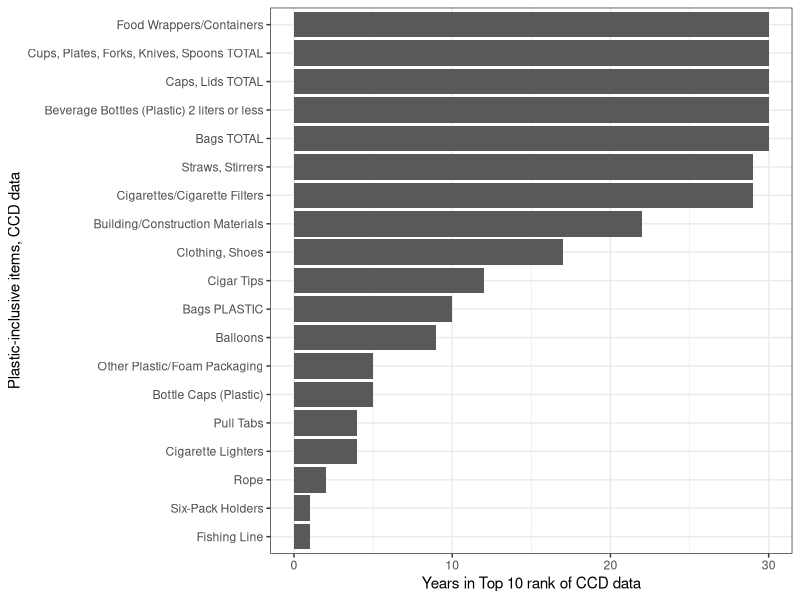
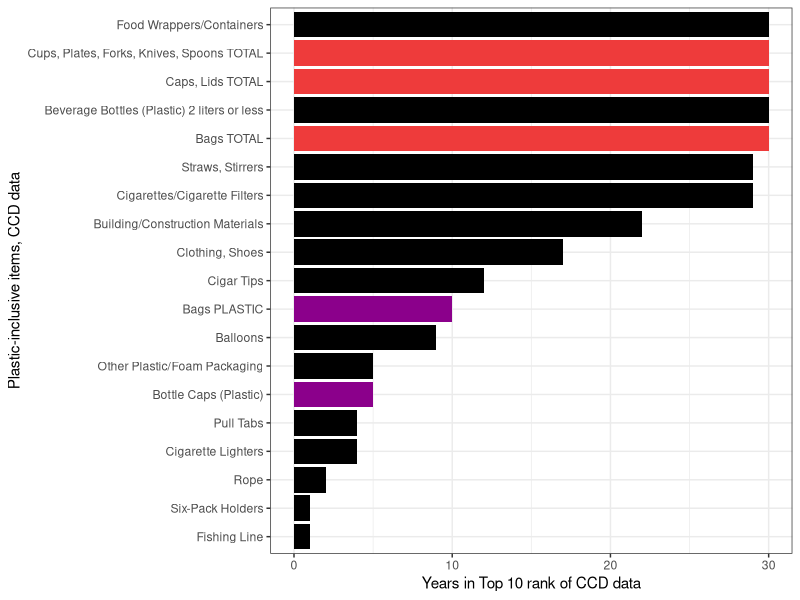
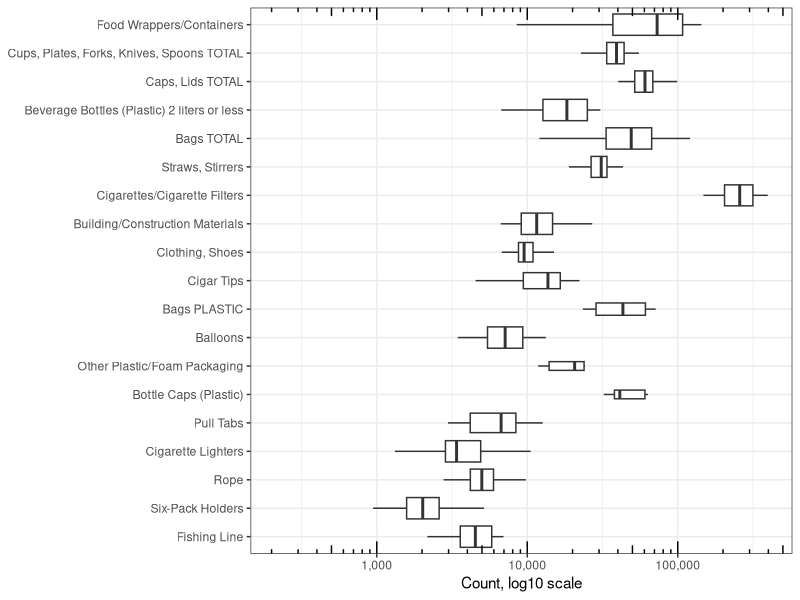
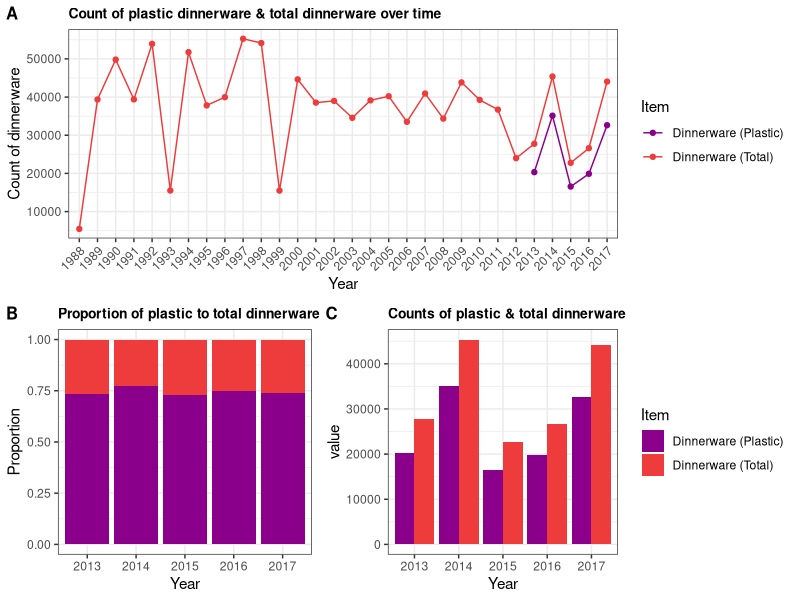
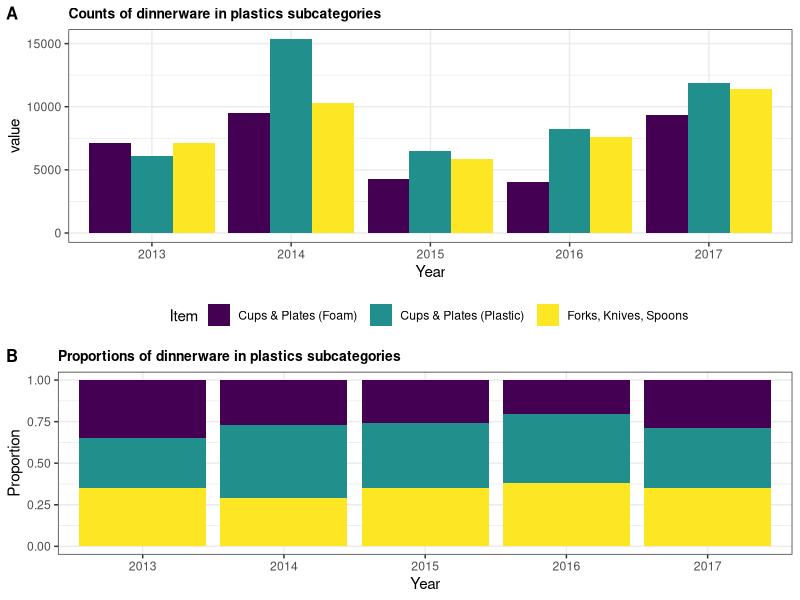
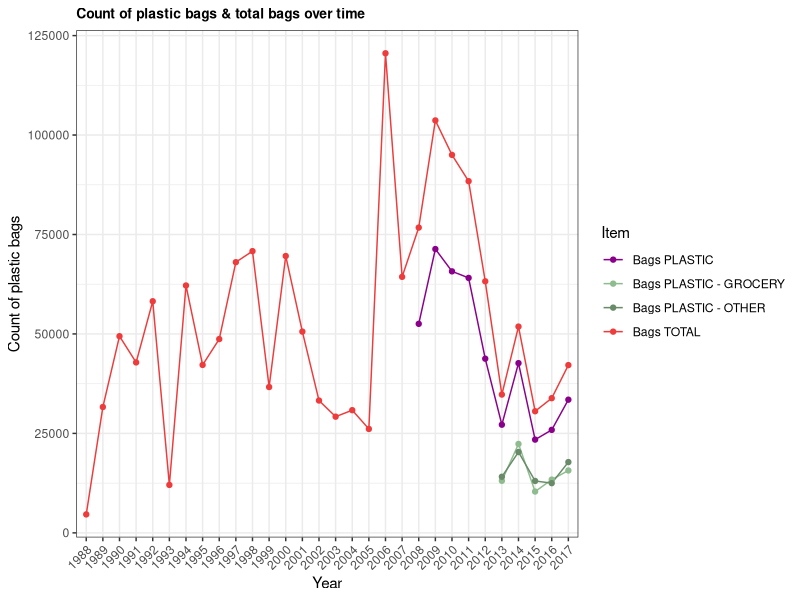
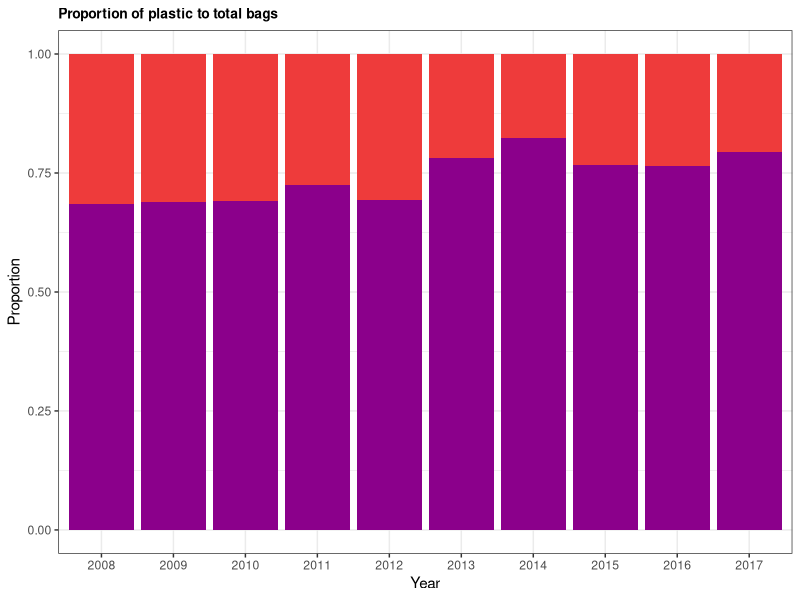
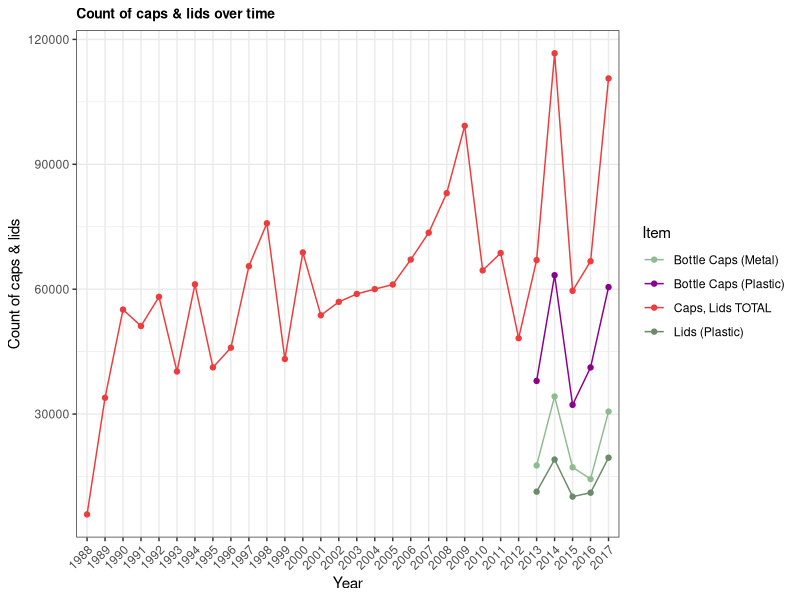

Generate these figures, in order, with R:
## ---- chunk 1
knitr::opts_chunk$set(echo = TRUE)

library(tidyverse)
library(readxl)
library(here)
library(gganimate)
library(cowplot)
## ---- chunk 2
ccd_raw <- read_excel(here("data", "raw", "Coastalcleanupday_data.xlsx"))

ccd_raw <- ccd_raw %>%
  dplyr::select(1:34) %>%
  dplyr::slice(1:61)
colnames(ccd_raw)
## ---- chunk 3
## remove explicitly non-plastic items
rm_nonp <- c("Bags PAPER", "Beverage Bottles (Glass)", "Beverage Cans", "Bottle Caps (Metal)", "Cups & Plates (Paper)", "Foam Pieces (less than 2.5 cm)", "Glass Pieces (less than 2.5 cm)", "Light Bulbs/Tubes", "Plastic Pieces (less than 2.5 cm)")
## ---- chunk 4
## remove items counted twice (e.g., grocery bags and other plastic bags).
## can look at breakdown of plastic items within these larger categories (e.g., plastic bags) later.
## "Cups, Plates, Forks, Knives, Spoons TOTAL" is not just plastic and foam items unlike the plastic bags
## remove "Buoys/Floats" and "Crab/Lobster/Fish Traps" as there is a total row for these that is consistent thruout dataset
rm_extra <- c("Bags PLASTIC - GROCERY", "Bags PLASTIC - OTHER", "Buoys/Floats", "Crab/Lobster/Fish Traps")
## ---- chunk 5
## remove explicitly non-plastic categories & unidentifiable pieces
ccd_use <- ccd_raw %>%
  filter(!Item %in% rm_nonp,
         !Item %in% rm_extra)
## ---- chunk 6
## make tidy
ccd_tidy <- ccd_use %>%
  dplyr::select(-Source, -TOTALS, -"%") %>%
  pivot_longer(!Item, names_to = "Year", values_to = "value")

## rank
ccd_formatted <- ccd_tidy %>%
  group_by(Year) %>%
  # The * 1 makes it possible to have non-integer ranks while sliding
  mutate(rank = rank(-value),
         Value_rel = value/value[rank==1],
         Value_lbl = Item) %>%
  group_by(Item) %>% 
  filter(rank <=10) %>%
  ungroup()
## ---- chunk 7
## make silly color vector for histogram
items <- levels(as.factor(ccd_formatted$Item))
textcolors <- c("darkmagenta", "brown2", "black", "black", "darkmagenta",
                "black", "brown2", "black", "black", "black",
                "black", "brown2", "black", "black", "black",
                "black", "black", "black", "black")
textcolors.df <- data.frame(items, textcolors)
colnames(textcolors.df) <- c("Item", "textcolors")
ccd_formatted <- left_join(ccd_formatted, textcolors.df, by = "Item")


## plot histogram
# png(here("figures", "Fig1.png"), units="in", width=6, height=4, res=300)
ccd_formatted %>%
  group_by(Item) %>%
  summarise(count = n()) %>%
  ggplot(aes(x = reorder(Item,(count)), y = count)) +
  geom_bar(stat = 'identity') +
  ylab("Years in Top 10 rank of CCD data") +
  xlab("Plastic-inclusive items, CCD data") +
  coord_flip() +
  theme_bw() 
# dev.off()

# png(here("figures", "Fig2.png"), units="in", width=6, height=4, res=300)
ccd_formatted %>%
  group_by(Item) %>%
  summarise(count = n()) %>%
  ggplot(aes(x = reorder(Item,(count)), y = count, fill = textcolors)) +
  geom_bar(stat = 'identity') +
  scale_fill_manual(values = c("black", "brown2", "darkmagenta")) +
  ylab("Years in Top 10 rank of CCD data") +
  xlab("Plastic-inclusive items, CCD data") +
  # theme(axis.text.x = element_text(colour = textcolors)) +
  coord_flip() +
  theme_bw() +
  theme(legend.position = "none")
# dev.off()
## ---- chunk 8
### plot boxplots
## match factor order in histograms
Item_f <- factor(ccd_formatted$Item, levels = c("Food Wrappers/Containers", "Cups, Plates, Forks, Knives, Spoons TOTAL", "Caps, Lids TOTAL", "Beverage Bottles (Plastic) 2 liters or less", "Bags TOTAL", "Straws, Stirrers", "Cigarettes/Cigarette Filters", "Building/Construction Materials", "Clothing, Shoes", "Cigar Tips", "Bags PLASTIC", "Balloons", "Other Plastic/Foam Packaging", "Bottle Caps (Plastic)", "Pull Tabs", "Cigarette Lighters", "Rope", "Six-Pack Holders", "Fishing Line")) 

# png(here("figures", "Fig1_boxplot.png"), units="in", width=6, height=4, res=300)
ccd_tidy %>%
  dplyr::filter(Item %in% Item_f) %>%
  dplyr::mutate(Item_f = factor(Item, levels = c("Food Wrappers/Containers", "Cups, Plates, Forks, Knives, Spoons TOTAL", "Caps, Lids TOTAL", "Beverage Bottles (Plastic) 2 liters or less", "Bags TOTAL", "Straws, Stirrers", "Cigarettes/Cigarette Filters", "Building/Construction Materials", "Clothing, Shoes", "Cigar Tips", "Bags PLASTIC", "Balloons", "Other Plastic/Foam Packaging", "Bottle Caps (Plastic)", "Pull Tabs", "Cigarette Lighters", "Rope", "Six-Pack Holders", "Fishing Line"))) %>%
  ggplot(aes(x = Item_f, y = value)) +
  geom_boxplot(outlier.shape = NA, varwidth = TRUE) +
  scale_x_discrete(limits = rev(levels(Item_f))) +
  theme_bw() +
  # theme(axis.text.x = element_text(angle = 45, hjust = 1, vjust = 1)) +
  xlab(NULL) +
  ylab("Count, log10 scale") +
  scale_y_log10(labels = scales::comma) +
  annotation_logticks(sides = "bt") +
  coord_flip()
# dev.off()
## ---- chunk 9
## get mean of top 10 items
ccd_formatted %>%
  dplyr::filter(Item %in% Item_f) %>%
  group_by(Item) %>%
  summarise(mean = mean(value)) %>%
  arrange(-mean)

### plots with plastics subcategories added later
## dinnerware plots
subcat.temp <- ccd_use %>%
  dplyr::filter(Item == "Cups & Plates (Foam)" |
                  Item == "Cups & Plates (Plastic)" |
                  Item == "Forks, Knives, Spoons") %>%
  dplyr::select(-"%", -Source, -TOTALS) %>%
  pivot_longer(!Item, names_to = "Year", values_to = "value") %>%
  group_by(Year) %>%
  summarise("Dinnerware (Plastic)" = sum(value, na.rm=TRUE))
subcat.temp$Item <- "Dinnerware (Plastic)"
colnames(subcat.temp) <- c("Year", "value", "Item")
subcat.temp <- subcat.temp[,c("Item", "Year", "value")]
subcat.temp[subcat.temp == 0] <- NA

subcat1 <- ccd_use %>%
  dplyr::filter(Item == "Cups, Plates, Forks, Knives, Spoons TOTAL") %>%
  dplyr::select(-"%", -Source, -TOTALS) %>%
  pivot_longer(!Item, names_to = "Year", values_to = "value") %>%
  bind_rows(., subcat.temp)
str(subcat1)
subcat1$Item[subcat1$Item == "Cups, Plates, Forks, Knives, Spoons TOTAL"]  <- "Dinnerware (Total)"

dinner1 <- ggplot(subcat1, aes(x = Year, y = value, group=Item, color=Item)) +
  geom_line() +
  geom_point() +
  scale_color_manual(values = c("darkmagenta", "brown2")) +
  # scale_color_viridis(discrete = TRUE) +
  ggtitle("Count of plastic dinnerware & total dinnerware over time") +
  theme_bw() +
  ylab("Count of dinnerware") +
  theme(axis.text.x = element_text(angle = 45, vjust = 1, hjust = 1),
        plot.title = element_text(size = 10, face = "bold"))
dinner3 <- subcat1 %>%
  dplyr::filter(Year > 2012) %>%
  ggplot(aes(fill=Item, y = value, x = Year)) +
  geom_bar(position="dodge", stat="identity") +
  scale_fill_manual(values = c("darkmagenta", "brown2")) +
  theme_bw() +
  ggtitle("Counts of plastic & total dinnerware") +
  theme(plot.title = element_text(size = 10, face = "bold"))
dinner2 <- subcat1 %>%
  dplyr::filter(Year > 2012) %>%
  pivot_wider(names_from = Item, values_from = value) %>%
  `colnames<-`(c("Year", "Total", "Plastic")) %>%
  rowwise(Year) %>%
  dplyr::mutate(NonPlastic = Total - Plastic) %>%
  dplyr::select(-Total) %>%
  `colnames<-`(c("Year", "Dinnerware (Plastic)", "Dinnerware (Non-Plastic)")) %>%
  pivot_longer(!Year, names_to = "Item", values_to = "value") %>%
  ggplot(., aes(x = Year, y = value, fill = Item)) +
  geom_col(position = "fill") +
  scale_fill_manual(values = c("brown2", "darkmagenta")) +
  theme_bw() +
  ylab("Proportion") +
  ggtitle("Proportion of plastic to total dinnerware") +
  theme(legend.position = "none",
        plot.title = element_text(size = 10, face = "bold"))
## ---- chunk 10
library(cowplot)
bottom_row <- plot_grid(dinner2, dinner3, labels = c('B', 'C'), label_size = 12, rel_widths = c(1.33,2))
# png(here("figures", "Fig3_dinnerware.png"), units="in", width=8, height=5, res=300)
plot_grid(dinner1, bottom_row, labels = c('A', ''), label_size = 12, ncol = 1)
# dev.off()

## plastic dinnerware types
subcat2 <- ccd_use %>%
  dplyr::filter(Item == "Cups & Plates (Foam)" |
                  Item == "Cups & Plates (Plastic)" |
                  Item == "Forks, Knives, Spoons") %>%
  dplyr::select(-"%", -Source, -TOTALS) %>%
  pivot_longer(!Item, names_to = "Year", values_to = "value") %>%
  drop_na()
plasticdinner1 <- subcat2 %>%
  ggplot(aes(fill=Item, y = value, x = Year)) +
  geom_bar(position="dodge", stat="identity") +
  scale_fill_viridis_d() +
  theme_bw() +
  ggtitle("Counts of dinnerware in plastics subcategories") +
  theme(plot.title = element_text(size = 10, face = "bold"),
        legend.position = "bottom")
plasticdinner2 <- subcat2 %>%
  ggplot(aes(x = Year, y = value, fill = Item)) +
  geom_col(position = "fill") +
  scale_fill_viridis_d() +
  theme_bw() +
  ylab("Proportion") +
  ggtitle("Proportions of dinnerware in plastics subcategories") +
  theme(legend.position = "none",
        plot.title = element_text(size = 10, face = "bold"))
# png(here("figures", "Fig4_dinnerware.png"), units="in", width=6, height=8, res=300)
plot_grid(plasticdinner1, plasticdinner2, labels = c('A', 'B'), label_size = 12, ncol = 1, rel_heights = c(1.33,1))
# dev.off()

## ---- chunk 11
## plastic bags plots

subcat_bags <- ccd_raw %>%
  dplyr::filter(Item == "Bags TOTAL" |
                  Item == "Bags PLASTIC" |
                  Item == "Bags PLASTIC - GROCERY" |
                  Item == "Bags PLASTIC - OTHER") %>%
  dplyr::select(-"%", -Source, -TOTALS) %>%
  pivot_longer(!Item, names_to = "Year", values_to = "value")
str(subcat_bags)
bags1 <- ggplot(subcat_bags, aes(x = Year, y = value, group=Item, color=Item)) +
  geom_line() +
  geom_point() +
  scale_color_manual(values = c("darkmagenta", "darkseagreen", "darkseagreen4", "brown2")) +
  # scale_color_viridis(discrete = TRUE) +
  ggtitle("Count of plastic bags & total bags over time") +
  theme_bw() +
  ylab("Count of plastic bags") +
  theme(axis.text.x = element_text(angle = 45, vjust = 1, hjust = 1),
        plot.title = element_text(size = 10, face = "bold"))
bags2 <- subcat_bags %>%
  dplyr::filter(Year > 2007) %>%
  dplyr::filter(!Item == "Bags PLASTIC - GROCERY") %>%
  dplyr::filter(!Item == "Bags PLASTIC - OTHER") %>%
  pivot_wider(names_from = Item, values_from = value) %>%
  `colnames<-`(c("Year", "Total", "Plastic")) %>%
  rowwise(Year) %>%
  dplyr::mutate(NonPlastic = Total - Plastic) %>%
  dplyr::select(-Total) %>%
  `colnames<-`(c("Year", "Bags (Plastic)", "Bags (Non-Plastic)")) %>%
  pivot_longer(!Year, names_to = "Item", values_to = "value") %>%
  ggplot(., aes(x = Year, y = value, fill = Item)) +
  geom_col(position = "fill") +
  scale_fill_manual(values = c("brown2", "darkmagenta")) +
  theme_bw() +
  ylab("Proportion") +
  ggtitle("Proportion of plastic to total bags") +
  theme(legend.position = "none",
        plot.title = element_text(size = 10, face = "bold"))
# png(here("figures", "Fig6_bags.png"), units="in", width=8, height=3, res=300)
bags1
# dev.off()
# png(here("figures", "Fig7_bags.png"), units="in", width=4, height=3, res=300)
bags2
# dev.off()
## ---- chunk 12
## caps & lids plots
subcat_caps <- ccd_raw %>%
  dplyr::filter(Item == "Caps, Lids TOTAL" |
                  Item == "Bottle Caps (Plastic)" |
                  Item == "Bottle Caps (Metal)" |
                  Item == "Lids (Plastic)") %>%
  dplyr::select(-"%", -Source, -TOTALS) %>%
  pivot_longer(!Item, names_to = "Year", values_to = "value")
str(subcat_caps)
caps1 <- ggplot(subcat_caps, aes(x = Year, y = value, group=Item, color=Item)) +
  geom_line() +
  geom_point() +
  scale_color_manual(values = c("darkseagreen", "darkmagenta", "brown2", "darkseagreen4")) +
  # scale_color_viridis(discrete = TRUE) +
  ggtitle("Count of caps & lids over time") +
  theme_bw() +
  ylab("Count of caps & lids") +
  theme(axis.text.x = element_text(angle = 45, vjust = 1, hjust = 1),
        plot.title = element_text(size = 10, face = "bold"))
caps1
caps3 <- subcat_caps %>%
  dplyr::filter(Year > 2012 & !Item == "Caps, Lids TOTAL") %>%
  ggplot(aes(fill=Item, y = value, x = Year)) +
  geom_bar(position="dodge", stat="identity") +
  scale_fill_manual(values = c("darkseagreen", "darkmagenta", "darkseagreen4")) +
  theme_bw() +
  ggtitle("Counts of Caps & Lids subcategories") +
  theme(plot.title = element_text(size = 10, face = "bold"))
caps3
caps2 <- subcat_caps %>%
  dplyr::filter(Year > 2012 & !Item == "Caps, Lids TOTAL") %>%
  ggplot(aes(x = Year, y = value, fill = Item)) +
  geom_col(position = "fill") +
  scale_fill_manual(values = c("darkseagreen", "darkmagenta", "darkseagreen4")) +
  theme_bw() +
  ylab("Proportion") +
  ggtitle("Proportions of Caps & Lids subcategories") +
  theme(legend.position = "none",
        plot.title = element_text(size = 10, face = "bold"))
caps2
bottom_caps <- plot_grid(caps2, caps3, labels = c('B', 'C'), label_size = 12, rel_widths = c(1.33,2))
# png(here("figures", "Fig8_caps.png"), units="in", width=8, height=5, res=300)
plot_grid(caps1, bottom_caps, labels = c('A', ''), label_size = 12, ncol = 1)
# dev.off()
## ---- chunk 13
### histograms of item rank from 2013-2017 -- excluding aggregate categories & non-plastic categories
ccd_raw$Item
## remove explicitly non-plastic items & aggregate categories
rm_extra2 <- c("Bags TOTAL", "Caps, Lids TOTAL", "Cups, Plates, Forks, Knives, Spoons TOTAL",
               "Fishing Buoys, Pots, & Traps TOTAL", "Bags PLASTIC")

ccd_use2 <- ccd_raw %>%
  filter(!Item %in% rm_nonp,
         !Item %in% rm_extra2)

## make tidy
ccd_tidy2 <- ccd_use2 %>%
  dplyr::select(-Source, -TOTALS, -"%") %>%
  pivot_longer(!Item, names_to = "Year", values_to = "value")

## rank
ccd_formatted2 <- ccd_tidy2 %>%
  group_by(Year) %>%
  # The * 1 makes it possible to have non-integer ranks while sliding
  mutate(rank = rank(-value),
         Value_rel = value/value[rank==1],
         Value_lbl = Item) %>%
  group_by(Item) %>% 
  filter(rank <=10) %>%
  ungroup()

# png(here("figures", "Fig9.png"), units="in", width=6, height=4, res=300)
ccd_formatted2 %>%
  filter(Year > 2012) %>%
  group_by(Item) %>%
  summarise(count = n()) %>%
  ggplot(aes(x = reorder(Item,(count)), y = count)) +
  geom_bar(stat = 'identity') +
  ylab("Years in Top 10 rank of CCD data") +
  xlab("Plastic-inclusive items, CCD data") +
  coord_flip() +
  theme_bw() 
# dev.off()

Item_f2 <- factor(ccd_formatted2$Item, levels = c("Straws, Stirrers", "Other Plastic/Foam Packaging", "Lids (Plastic)", "Food Wrappers/Containers", "Cigarettes/Cigarette Filters", "Bottle Caps (Plastic)", "Beverage Bottles (Plastic) 2 liters or less", "Bags PLASTIC - OTHER", "Bags PLASTIC - GROCERY", "Take Out/Away Containers (Plastic)", "Building/Construction Materials", "Take Out/Away Containers (Foam)")) 

# png(here("figures", "Fig9_boxplot.png"), units="in", width=6, height=4, res=300)
ccd_tidy2 %>%
  dplyr::filter(Year > 2012) %>%
  dplyr::filter(Item %in% Item_f2) %>%
  dplyr::mutate(Item_f2 = factor(Item, levels = c("Straws, Stirrers", "Other Plastic/Foam Packaging", "Lids (Plastic)", "Food Wrappers/Containers", "Cigarettes/Cigarette Filters", "Bottle Caps (Plastic)", "Beverage Bottles (Plastic) 2 liters or less", "Bags PLASTIC - OTHER", "Bags PLASTIC - GROCERY", "Take Out/Away Containers (Plastic)", "Building/Construction Materials", "Take Out/Away Containers (Foam)"))) %>%
  ggplot(aes(x = Item_f2, y = value)) +
  geom_boxplot(outlier.shape = NA, varwidth = TRUE) +
  scale_x_discrete(limits = rev(levels(Item_f2))) +
  theme_bw() +
  # theme(axis.text.x = element_text(angle = 45, hjust = 1, vjust = 1)) +
  xlab(NULL) +
  ylab("Count, log10 scale") +
  scale_y_log10(labels = scales::comma) +
  annotation_logticks(sides = "bt") +
  coord_flip()
# dev.off()

## get mean of top 10 items
ccd_formatted2 %>%
  dplyr::filter(Year > 2012) %>%
  dplyr::filter(Item %in% Item_f2) %>%
  group_by(Item) %>%
  summarise(mean = mean(value)) %>%
  arrange(-mean)
